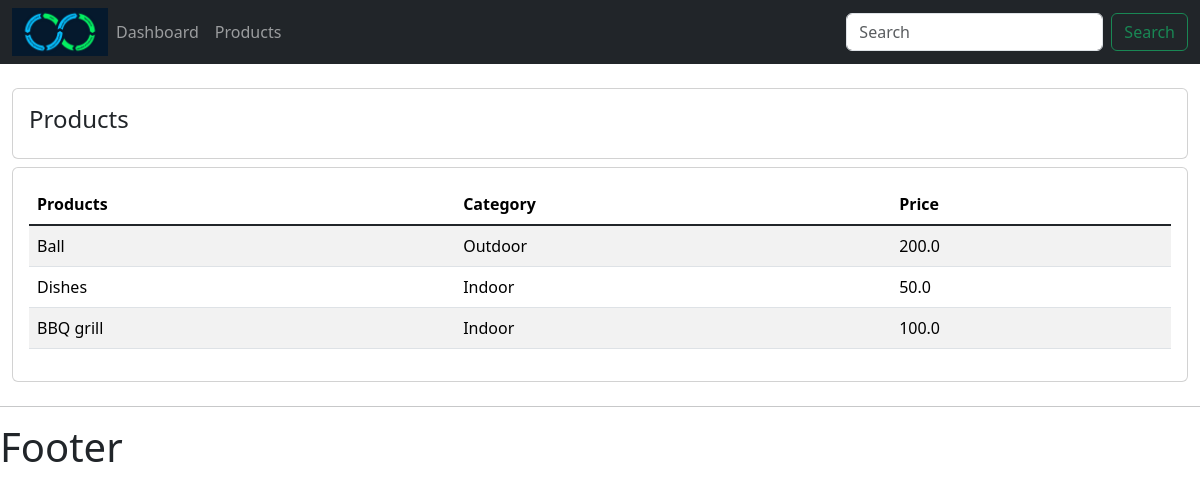
The app's page /product/ with its own data.
### accounts/models.py (models this page shows, shortened)
class Product(models.Model):
    CATEGORY = (
        ('Indoor','Indoor'),
        ('Outdoor', 'Outdoor'),
    )
    product_name = models.CharField(max_length=200, null=True)
    price = models.FloatField(null=True)
    category = models.CharField(max_length=200, null=True, choices=CATEGORY)
    description = models.CharField(max_length=200, null=True, blank=True)
    date_created = models.DateTimeField(auto_now_add=True, null=True)
    tag = models.ManyToManyField(Tag)

### accounts/views.py (the view)
# urls.py: path('product/',views.product, name="product"),
def product(request):
    products = Product.objects.all()
    return render(request, "accounts/products.html", context={"products": products})

### accounts/templates/accounts/products.html
{% extends 'accounts/main.html' %}
{% block content %}
  <div class="row">
    <div class="col-md">
      <div class="card card-body">
        <h4 class="card-title">Products</h4>
      </div>
      <div class="card card-body my-2">
        <table class="table table-striped">
          <thead>
            <tr>
              <th>Products</th>
              <th>Category</th>
              <th>Price</th>
            </tr>
          </thead>
          <tbody class="table-group-divider">
          {% for product in products %}
            <tr>
              <td>{{ product.product_name }}</td>
              <td>{{ product.category }}</td>
              <td>{{ product.price }}</td>
            </tr>
          {% endfor %}
          </tbody>
        </table>
      </div>
    </div>
  </div>
{% endblock %}

### records on screen
Product: product_name "Ball", category "Outdoor", price "200.0"
Product: product_name "Dishes", category "Indoor", price "50.0"
Product: product_name "BBQ grill", category "Indoor", price "100.0"
